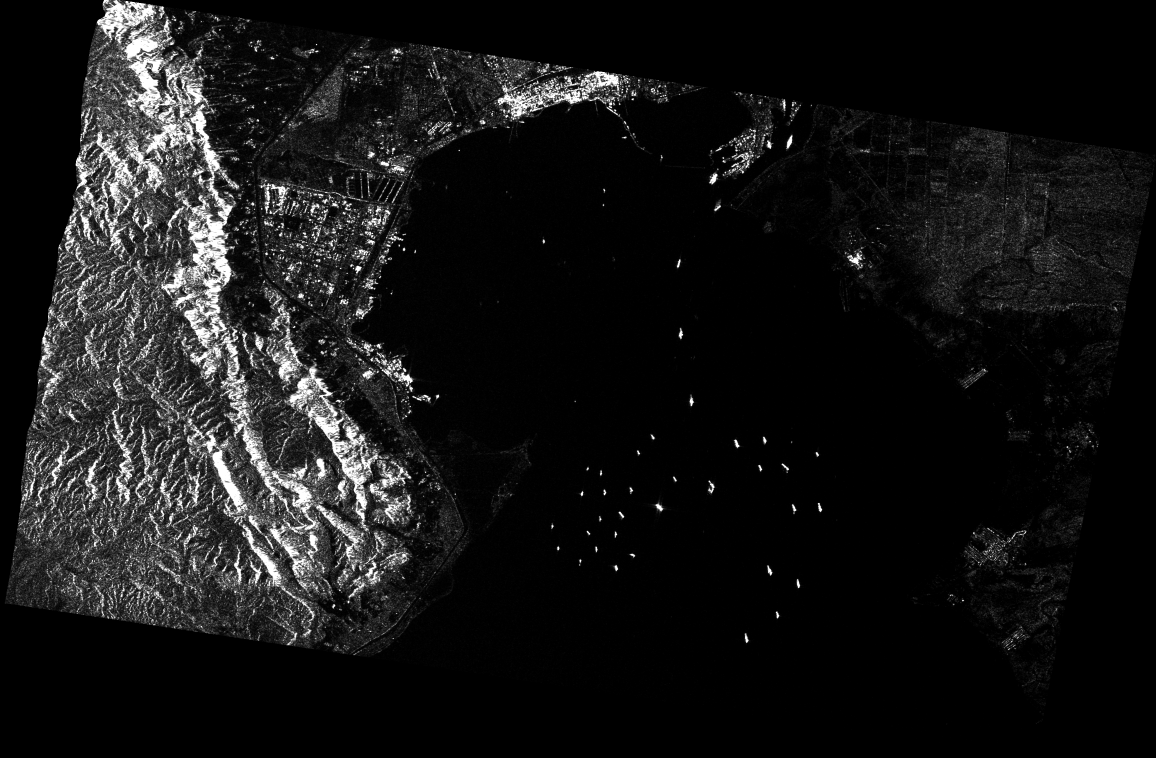
#> input picture FullApp/converted_from_tif.jpg, 3468 x 2273 px (shown at 1/3 size)
$ python -i Final_function.py   (imports and definitions only)
#> lines starting #> are read from the running program, lines starting #| are printed output that depends on the picture; after the words box and inside, x2 and y2 are one past the last pixel; in counts of white or black regions, pixels touching at a corner belong together
#> in run_inference_with_crops, image is the input picture: PIL image 3468x2273 RGB; min 0, max 255, mean 21.9
from ultralytics import YOLO
import json
from PIL import Image, ImageDraw, ImageFont
from tempfile import NamedTemporaryFile
import cv2
import numpy as np
import rasterio
import os
from scipy.ndimage import uniform_filter
import re
import glob

# === Loading local model ===
# [1 line that did not run here, left out]


def gamma_correction(image, gamma=1.0):
    # Build lookup table
    invGamma = 1.0 / gamma
    table = np.array([(i / 255.0) ** invGamma * 255
                      for i in np.arange(256)]).astype("uint8")
    # Apply gamma correction using LUT
    return cv2.LUT(image, table)

def apply_correction(image,times=1,return_allsteps=False):


#> called with times = 3, return_allsteps = False
    if image is None:
        return

    # Apply gamma correction (adjust gamma value as needed)
    enhanced = image
    for i in range(times):
        enhanced = gamma_correction(enhanced, gamma=0.9)  # More moderate gamma
        if i == 0 : darkened = enhanced.copy()
        # Apply contrast adjustment (more moderate parameters)
        enhanced = cv2.convertScaleAbs(enhanced, alpha=10/7, beta=0)
        if i == 0 : enlightened = enhanced.copy()
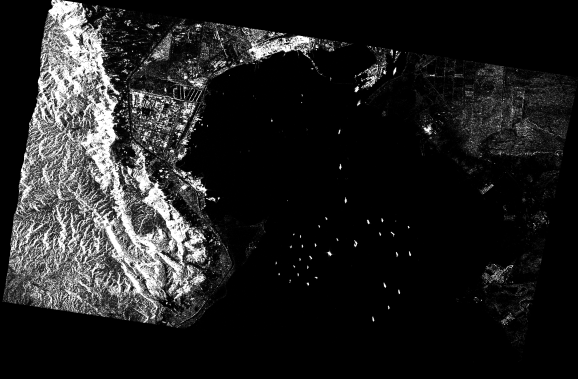
#> enhanced: shape (2273, 3468) (shown at 1/6 size); min 0, max 255, mean 32.6

    if return_allsteps:
        return enhanced, darkened, enlightened
    return enhanced

def refined_lee_filter(image, window_size=5, k=1.0):

    # Convert to float for calculations
#> called with window_size = 35, k = 15
    img = image.astype(np.float32)

    # Step 1: Compute local mean
    mean = uniform_filter(img, size=window_size)

    # Step 2: Compute local variance
    mean_square = uniform_filter(img**2, size=window_size)
    variance = mean_square - mean**2

    # Avoid division by zero
    variance[variance <= 0] = 1e-10

    # Step 3: Compute coefficient of variation
    cv = np.sqrt(variance) / mean

    # Step 4: Compute weighting factor
    weight = 1.0 / (1.0 + k * cv**2)
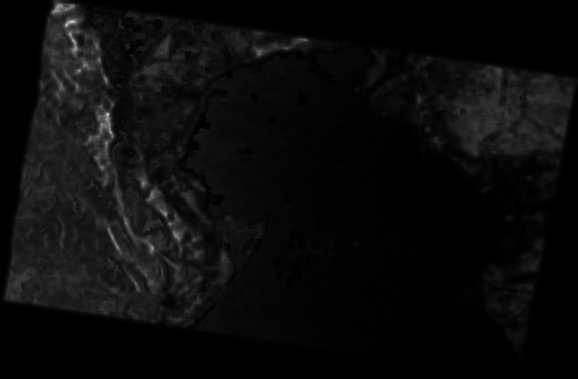
#> weight: shape (2273, 3468) float32 (shown at 1/6 size); min 0, max 0.926, mean 0.0435

    # Step 5: Apply filter
    filtered = mean + weight * (img - mean)

    # Clip values to valid range
    filtered = np.clip(filtered, 0, 255).astype(np.uint8)

    return filtered

def compute_mask(image,combined_masks=0, invert_mask=False,bull=False,return_steps=False):
    # 1. Load and preprocess
    img = image.copy()
    img = cv2.bilateralFilter( img, d=10, sigmaColor=256, sigmaSpace=75)
    img = cv2.bilateralFilter( img, d=10, sigmaColor=256, sigmaSpace=75)
    img = cv2.bilateralFilter( img, d=10, sigmaColor=256, sigmaSpace=75)
    if bull: step_1=img.copy()
    # 2. Multi-stage denoising
    blurred = cv2.GaussianBlur(img, (7, 7), 0)
    clahe = cv2.createCLAHE(clipLimit=2.0, tileGridSize=(8, 8))
    enhanced = clahe.apply(blurred)
    if bull: step_2=enhanced

    # 3. Combined thresholding

    _, otsu_thresh = cv2.threshold(enhanced, 0, 255, cv2.THRESH_BINARY + cv2.THRESH_OTSU)
    adaptive_thresh = cv2.adaptiveThreshold(enhanced, 255,
                                          cv2.ADAPTIVE_THRESH_GAUSSIAN_C,
                                          cv2.THRESH_BINARY_INV, 21, 5)

    # 4. Fusion of thresholding methods
    combined = cv2.bitwise_or(otsu_thresh, adaptive_thresh)
    combined = cv2.bilateralFilter( combined, d=9, sigmaColor=256, sigmaSpace=75)
    combined = cv2.bilateralFilter( combined, d=9, sigmaColor=256, sigmaSpace=75)
    combined = cv2.bilateralFilter( combined, d=9, sigmaColor=256, sigmaSpace=75)
    _, combined = cv2.threshold(combined, 0, 255, cv2.THRESH_BINARY + cv2.THRESH_OTSU)
    if bull: step_3=combined
    # 5. Advanced morphological processing
    kernel = cv2.getStructuringElement(cv2.MORPH_ELLIPSE, (5, 5))
    morphed = cv2.morphologyEx(combined, cv2.MORPH_CLOSE, kernel, iterations=3)
    morphed = cv2.morphologyEx(morphed, cv2.MORPH_OPEN, kernel, iterations=2)
    if bull: step_4=morphed
    # 6. Edge-aware flood filling
    h, w = img.shape[:2]
    morphed = cv2.bitwise_or(morphed, combined_masks)
    morphed = cv2.bitwise_not(morphed)
    # 7. Contour filtering (remove small islands)
    contours, _ = cv2.findContours(morphed, cv2.RETR_EXTERNAL, cv2.CHAIN_APPROX_SIMPLE)
    min_contour_area = 2000  # 1% of image area
    land_mask = np.zeros_like(img)
    for cnt in contours:
        if cv2.contourArea(cnt) > min_contour_area:
            cv2.drawContours(land_mask, [cnt], -1, 255, -1)

    # 8. Final refinement
   # land_mask = cv2.morphologyEx(land_mask, cv2.MORPH_CLOSE, kernel, iterations=1)

    if invert_mask:
        land_mask = cv2.bitwise_not(land_mask)
    if bull: step_5=land_mask


    if return_steps:
        return step_1, step_2, step_3, step_4,step_5, land_mask

    return land_mask

def calculate_land_percentage(mask):
    """Calculate the percentage of land in the mask"""
    total_pixels = mask.size
    land_pixels = cv2.countNonZero(mask)
    return (land_pixels / total_pixels) * 100

def remove_land_areas(image, mask):
    """Remove land areas using the provided mask"""
    inverted_mask = cv2.bitwise_not(mask)
    return cv2.bitwise_and(image, image, mask=inverted_mask)

def create_black_image_like(original_image):
    """Create a black image with the same shape and type as the original."""
    return np.zeros_like(original_image)

def process_image(image, visualize=True,return_steps=False):
    original_image=image.copy()
    # Load image
    #print(f"Loading image from: {image_path}")
    #original_image = cv2.imread(image_path, cv2.IMREAD_GRAYSCALE)
    #if original_image is None:
    #    raise FileNotFoundError(f"Could not load image at {image_path}")

    # Step 1: Apply Lee filter for noise reduction
    print("Applying Lee filter...")
    filtered_image = refined_lee_filter(original_image, window_size=35, k=15)

    # Step 2: Process iteratively to remove land
    current_image = filtered_image.copy()
    masked_image = original_image.copy()
    iteration = 0
    max_iterations = 3

    #create void mask
    mask_fin = np.zeros_like(original_image, dtype=np.uint8)

    while iteration < max_iterations:
        iteration += 1
        print(f"\nIteration {iteration}:")

        if iteration == 1: bull=True
        else: bull=False

        # Create land mask
        if return_steps and bull:
            step_1, step_2, step_3, step_4,step_5,land_mask = compute_mask(current_image, mask_fin, invert_mask=True, bull=bull,return_steps=True)
        else:
            land_mask = compute_mask(current_image, mask_fin, invert_mask=True, bull=bull,return_steps=False)
        land_percentage = calculate_land_percentage(land_mask)

        print(f"Land percentage detected: {land_percentage:.2f}%")

        # Check if image is mostly land
        if land_percentage > 85:
            print("⚠️  WARNING: Image is almost completely land (>90%)!")
            print("   This image is not suitable for water body analysis.")
            print("   Consider using a different image.")

            black_img = create_black_image_like(original_image)
            return black_img

        # Remove land areas

        masked_image = remove_land_areas(masked_image, land_mask)
        current_image = remove_land_areas(current_image, land_mask)
        current_image = refined_lee_filter(current_image, window_size=35, k=15)
        current_image = gamma_correction(current_image, gamma=0.9)
        current_image = cv2.convertScaleAbs(current_image, alpha=10/9, beta=0)
        mask_fin = cv2.bitwise_or(mask_fin, land_mask)


        # After first iteration, check if we need to continue
        if land_percentage > 10:
            print(f"Land percentage > 15% ({land_percentage:.2f}%), continuing cleanup...")
            #print("Performing second iteration (minimum requirement)...")
            continue
        elif iteration <= max_iterations and land_percentage > 15:
            print(f"Land percentage still > 15% ({land_percentage:.2f}%), continuing cleanup...")
            continue
        else:
            print(f"Land percentage acceptable ({land_percentage:.2f}%), stopping cleanup.")
            break
#> this loop made 3 passes
#> (land_pixels in calculate_land_percentage, land_percentage) on passes 1 to 3: (1180408, 14.97), (1923593, 24.4), (1923593, 24.4)
#> (printed output is left out)
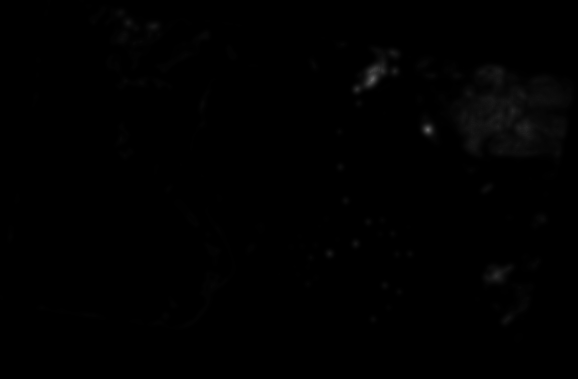
#> current_image: shape (2273, 3468) (shown at 1/6 size); min 0, max 111, mean 0.8
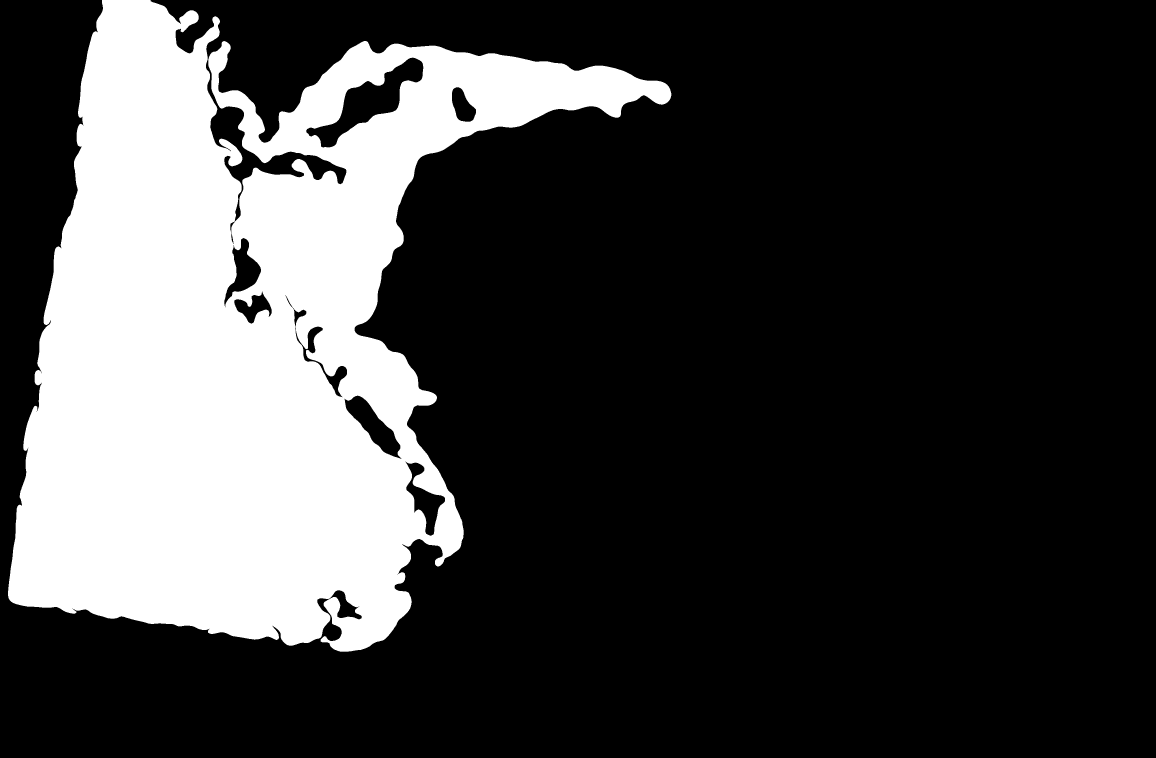
#> land_mask: shape (2273, 3468) (shown at 1/3 size); 24.4% white; 1 white region, box (x1, y1, x2, y2) and area: (24, 0, 2014, 1955) 1923593
#> after the loop, iteration = 3
    buffer_radius = 16  # pixels
    kernel = cv2.getStructuringElement(cv2.MORPH_ELLIPSE, (buffer_radius, buffer_radius))
    mask_fin = cv2.dilate(mask_fin, kernel, iterations=1)
#> mask_fin: shape (2273, 3468); 25.9% white; 1 white region, box (x1, y1, x2, y2) and area: (17, 0, 2022, 1963) 2042577
    masked_image=remove_land_areas(masked_image, mask_fin)
    if return_steps:
        return step_1, step_2, step_3, step_4,step_5, masked_image, mask_fin

    return masked_image, mask_fin


# [39 lines left out: functions pixel_to_lonlat, convert_radar_tif_to_jpg, is_on_land, not called in this run]


def run_inference_with_crops(uploaded_image, tile_size=640, resolution_m=10, filter_abnormal=True):

    # Keep path to original tif if provided (used later for geolocation)
    original_tif_path = None

    # Conversion et sauvegarde si l'image est un TIFF
    if isinstance(uploaded_image, str) and uploaded_image.lower().endswith('.tif'):
        original_tif_path = uploaded_image
        converted_path = "converted_from_tif.jpg"
        convert_radar_tif_to_jpg(uploaded_image, converted_path)
        image = Image.open(converted_path).convert("RGB")
    else:
        image = Image.open(uploaded_image).convert("RGB")

    # === Pre-process image before inference ===
    # Convertir l'image PIL en array OpenCV
    cv_image = cv2.cvtColor(np.array(image), cv2.COLOR_RGB2BGR)
    gray_image = cv2.cvtColor(cv_image, cv2.COLOR_BGR2GRAY)

    # Apply only denoising for inference and final image
    denoised_image = apply_correction(gray_image, times=3)

    # Get land mask separately for filtering
    water_image, land_mask = process_image(gray_image, visualize=False)

    # Convert denoised image to RGB for model and final annotation
    denoised_rgb = cv2.cvtColor(denoised_image, cv2.COLOR_GRAY2RGB)
    denoised_image_pil = Image.fromarray(denoised_rgb)

    w, h = image.size

    # Utiliser l'image DÉBRUITÉE pour l'annotation finale
    annotated = denoised_image_pil.copy()
    draw = ImageDraw.Draw(annotated)

    try:
        font = ImageFont.truetype("arial.ttf", 20)
    except:
        font = ImageFont.load_default()

    crops = []
    metadata = []
    ship_counter = 0
    filtered_land = 0
    filtered_abnormal = 0

    # Slice into tiles and process
    for y in range(0, h, tile_size):
        for x in range(0, w, tile_size):
            # Use DENOISED image for inference
            tile = denoised_image_pil.crop((x, y, min(x+tile_size, w), min(y+tile_size, h)))
            with NamedTemporaryFile(suffix=".jpg", delete=False) as temp_file:
                tile.save(temp_file.name, quality=95)
                temp_path = temp_file.name

            try:
                # === INFÉRENCE AVEC MODÈLE LOCAL ===
                results = LOCAL_MODEL.predict(
                    temp_path,
                    conf=0.25,
                    imgsz=tile_size,
                    device="cuda",
                    verbose=False
                )

                # Process results
                predictions = []
                for result in results:
                    for box in result.boxes:
                        x_center, y_center, width, height = box.xywh[0].tolist()
                        predictions.append({
                            "x": x_center,
                            "y": y_center,
                            "width": width,
                            "height": height,
                            "confidence": box.conf.item()
                        })

                for pred in predictions:
                    x_center_tile, y_center_tile = pred["x"], pred["y"]
                    w_box, h_box = pred["width"], pred["height"]

                    # Convert relative coordinates to absolute
                    x_center_abs = int(x + x_center_tile)
                    y_center_abs = int(y + y_center_tile)

                    x1 = int(x + x_center_tile - w_box / 2)
                    y1 = int(y + y_center_tile - h_box / 2)
                    x2 = int(x + x_center_tile + w_box / 2)
                    y2 = int(y + y_center_tile + h_box / 2)

                    # Calcul de la surface en pixels
                    pixel_area = (x2 - x1) * (y2 - y1)

                    # Check if bounding box is on land
                    if is_on_land(land_mask, x1, y1, x2, y2):
                        filtered_land += 1
                        continue  # Ignore this detection

                    # Filter outlier values if enabled
                    if filter_abnormal:
                        if pixel_area <= 110 or pixel_area > 2000:
                            filtered_abnormal += 1
                            continue  # Ignore this detection

                    ship_counter += 1

                    # Annotation sur l'image DÉBRUITÉE
                    draw.rectangle([x1, y1, x2, y2], outline="red", width=2)
                    draw.text((x1 + 5, y1 + 5), f"#{ship_counter}", fill="yellow", font=font)

                    # Extract detected area from DENOISED image
                    margin = int(max(w_box, h_box) * 0.3)
                    crop_x1 = max(x1 - margin, 0)
                    crop_y1 = max(y1 - margin, 0)
                    crop_x2 = min(x2 + margin, w)
                    crop_y2 = min(y2 + margin, h)
                    crop_img = denoised_image_pil.crop((crop_x1, crop_y1, crop_x2, crop_y2))
                    crops.append((f"#{ship_counter}", crop_img))

                    # Calcul de la surface en m²
                    area_m2 = pixel_area * (resolution_m ** 2)

                    # Geolocation
                    pixel_coord = {"pixel_x": x_center_abs, "pixel_y": y_center_abs}
                    geoloc = None

                    if original_tif_path:
                        try:
                            lon, lat = pixel_to_lonlat(original_tif_path, x_center_abs, y_center_abs)
                            geoloc = {"lon": float(lon), "lat": float(lat)}
                        except Exception as e:
                            geoloc = None
                            print(f"[WARN] pixel_to_lonlat failed for ship {ship_counter}: {e}")

                    # Metadata
                    metadata.append({
                        "ship_id": f"Ship #{ship_counter}",
                        "pixel_area": pixel_area,
                        "surface_m2": round(area_m2, 2),
                        "bounding_box": pixel_coord,
                        "geolocation": geoloc
                    })

            except Exception as e:
                print(f"Erreur sur la tuile {x},{y}: {str(e)}")
                continue
            finally:
                try:
                    os.unlink(temp_path)
                except Exception:
                    pass
#> this loop made 4 passes
#> pass 1, in run_inference_with_crops, `tile.save(temp_file.name, quality=95)`:
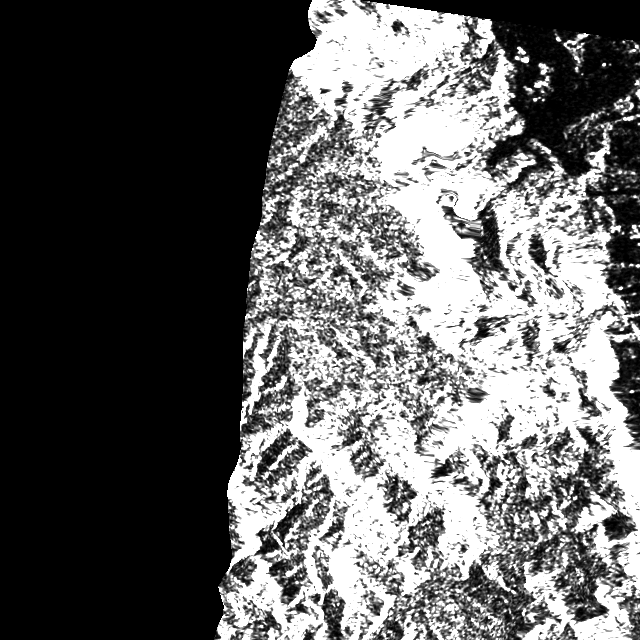
#> saved as tmpy2j4d533.jpg: PIL image 640x640 RGB; min 0, max 255, mean 98
#> pass 1, in run_inference_with_crops, `tile.save(temp_file.name, quality=95)`:
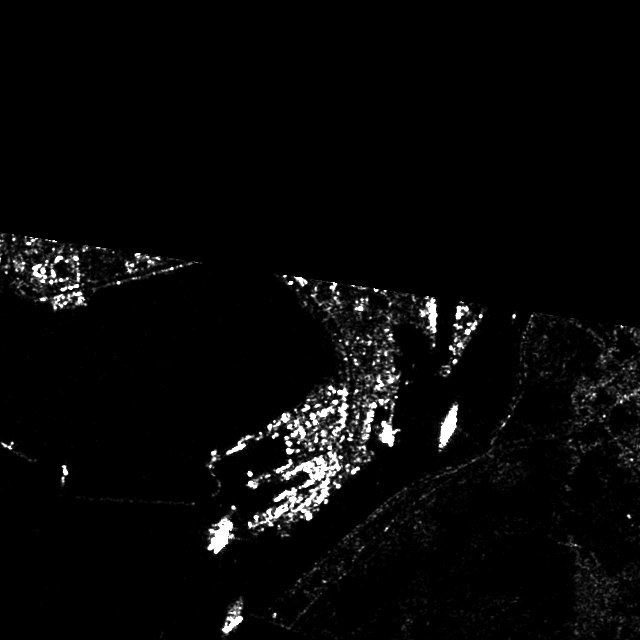
#> saved as tmp9yoxhu1k.jpg: PIL image 640x640 RGB; min 0, max 255, mean 8
#> after the loop, crops = []; filtered_abnormal = 0; filtered_land = 0; metadata = []; ship_counter = 0

    # Annotation finale sur l'image DÉBRUITÉE
    draw.text((10, 10), f"Total Ships Detected: {ship_counter}", fill="cyan", font=font)
    draw.text((10, 40), f"Filtered (land): {filtered_land}", fill="cyan", font=font)
    draw.text((10, 70), f"Filtered (abnormal): {filtered_abnormal}", fill="cyan", font=font)
    draw.text((10, 100), f"Resolution: {resolution_m}m/pixel", fill="cyan", font=font)


    return annotated, crops, ship_counter, metadata,water_image


# [73 lines not run here, left out]

>>> result = run_inference_with_crops('../FullApp/converted_from_tif.jpg')
#> result = 5 items
